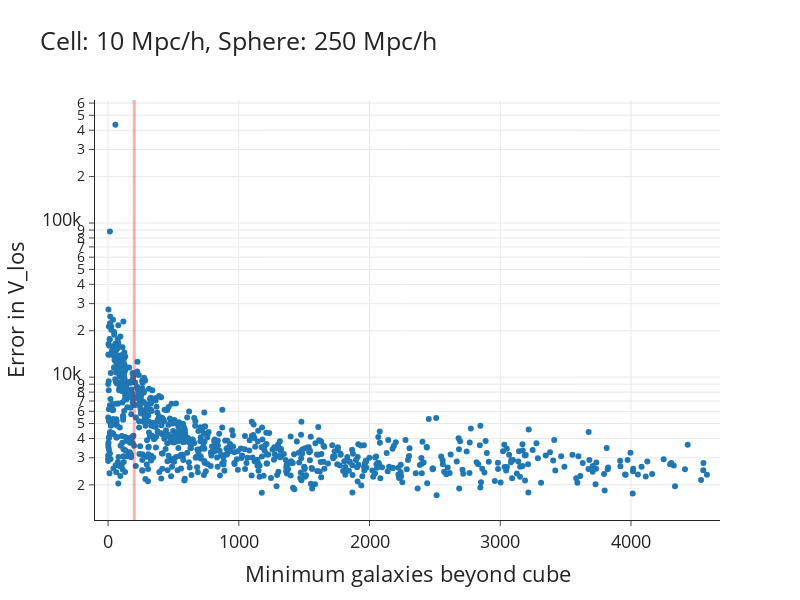

Write notebook code for a chart like this one.
### Code cell
fig = px.scatter(x=df_clusters_est_err_sorted['min_gals_beyond_cube'], 
                 y=df_clusters_est_err_sorted['v_los_est_err[km/s]'],
                 labels={ "x": "Minimum galaxies beyond cube","y": "Error in V_los"},
                 log_y=True,
                 width=800,                  
                 height=600,
                 template="simple_white",   # 'ggplot2', 'seaborn', 'simple_white', 'plotly',
                                            # 'plotly_white', 'plotly_dark', 'presentation',
                                            # 'xgridoff', 'ygridoff', 'gridon', 'none'
                 range_x=[0-100, df_clusters_est_err_sorted['min_gals_beyond_cube'].max() + 100],
                 title='Cell: 10 Mpc/h, Sphere: 250 Mpc/h', 
                 
                )
fig.update_xaxes(showgrid=True)
fig.update_yaxes(showgrid=True)
fig.update_layout(font=dict(size=18))
fig.add_vline(x=200, line_width=3, line_color = 'red')
# fig.title('Cell = 10000 Mpc/h')
    
fig.show()

### Figure 1 — Plotly figure (JSON) as saved in the notebook; plotly's stock layout.template omitted (floating-point values rounded to 4 significant figures; data arrays with more than 128 entries replaced by an {"elided": "..."} marker saying what was removed)
{"data": [{"hovertemplate": "Minimum galaxies beyond cube=%{x}<br>Error in V_los=%{y}<extra></extra>", "legendgroup": "", "marker": {"color": "#1F77B4", "symbol": "circle"}, "mode": "markers", "name": "", "orientation": "v", "showlegend": false, "type": "scatter", "x": {"elided": "802 int values"}, "xaxis": "x", "y": {"elided": "802 float values"}, "yaxis": "y"}], "layout": {"dragmode": "zoom", "font": {"size": 18}, "height": 600, "legend": {"tracegroupgap": 0}, "shapes": [{"line": {"color": "red", "width": 3}, "type": "line", "x0": 200, "x1": 200, "xref": "x", "y0": 0, "y1": 1, "yref": "y domain"}], "title": {"text": "Cell: 10 Mpc/h, Sphere: 250 Mpc/h"}, "width": 800, "xaxis": {"anchor": "y", "autorange": false, "domain": [0, 1], "range": [-100, 4681], "showgrid": true, "showspikes": false, "title": {"text": "Minimum galaxies beyond cube"}, "type": "linear"}, "yaxis": {"anchor": "x", "autorange": true, "domain": [0, 1], "range": [3.073, 5.798], "showgrid": true, "showspikes": false, "title": {"text": "Error in V_los"}, "type": "log"}}}
